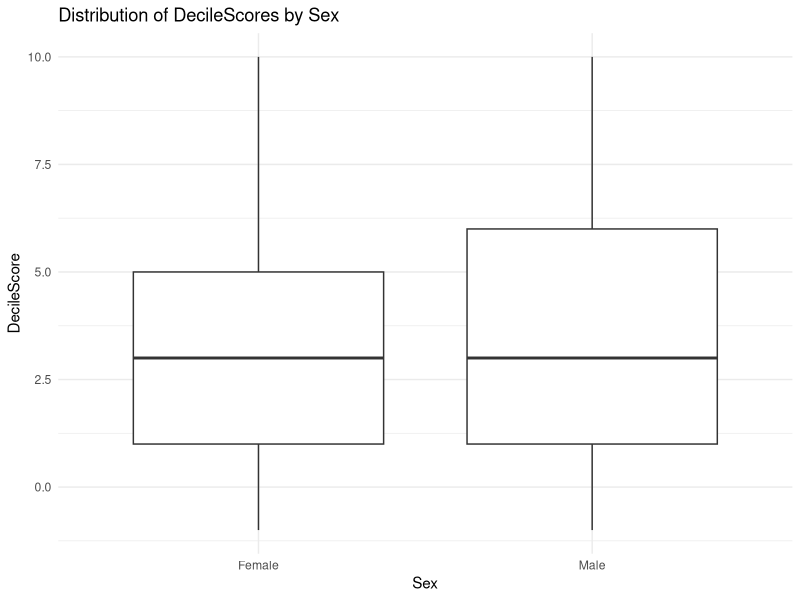
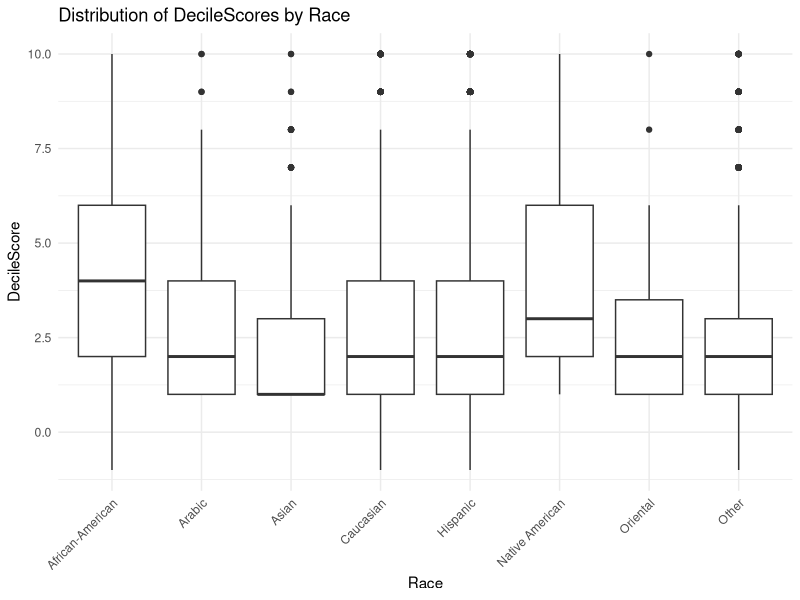
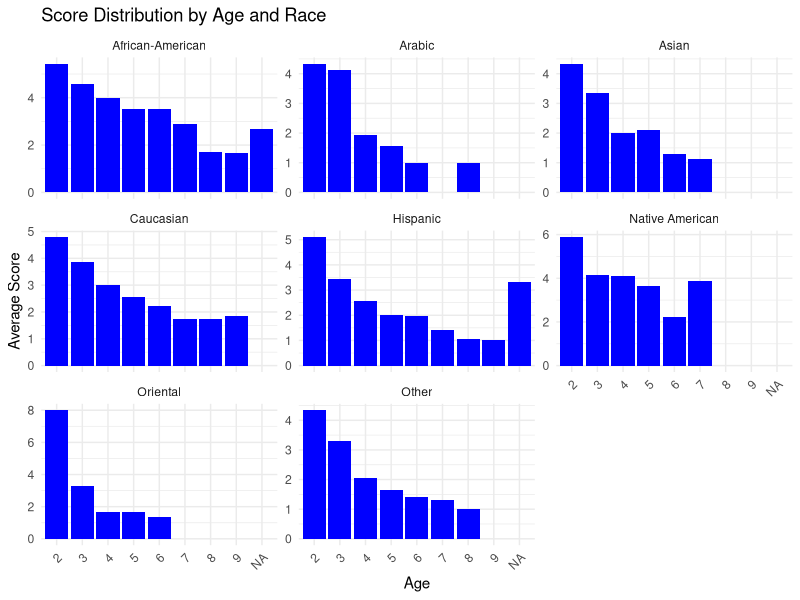

Generate these figures, in order, with R:
## ---- chunk 1
library(tidyverse)
library(MASS)
compas_scores_clean <- read_csv("dataset/compas-scores-clean.csv")

ggplot(compas_scores_clean, aes(x=Sex, y=DecileScore)) +
  geom_boxplot() +
  labs(title="Distribution of DecileScores by Sex",
       x="Sex",
       y="DecileScore") +
  theme_minimal()
## ---- chunk 2

df <- compas_scores_clean %>% 
  mutate(Race = case_when(
      Race %in% c("African-American", "African-Am") ~ "African-American",
      TRUE ~ Race
    )) %>% 
  mutate(Age_Bin = cut(Age, breaks = seq(10, 100, by = 10), labels = FALSE)) %>%
  group_by(Age_Bin, Race) %>% 
  mutate(Avg_Score = ave(DecileScore)) %>% 
  view()

ggplot(df, aes(x=Race, y=DecileScore)) +
  geom_boxplot() +
  labs(title="Distribution of DecileScores by Race",
       x="Race",
       y="DecileScore") +
  theme_minimal() +
  theme(axis.text.x = element_text(angle = 45, hjust = 1))
## ---- chunk 3
df %>% 
  distinct(Age_Bin, Race, Avg_Score) %>% 
  ggplot(aes(x = as.factor(Age_Bin), y = Avg_Score)) +
    geom_col(fill = "blue") +
    ggtitle("Score Distribution by Age and Race") +
    xlab("Age") +
    ylab("Average Score") +
    facet_wrap(~ Race, scales = "free_y") +  # Faceting by race
    theme_minimal() +
    theme(axis.text.x = element_text(angle = 45, hjust = 1))
